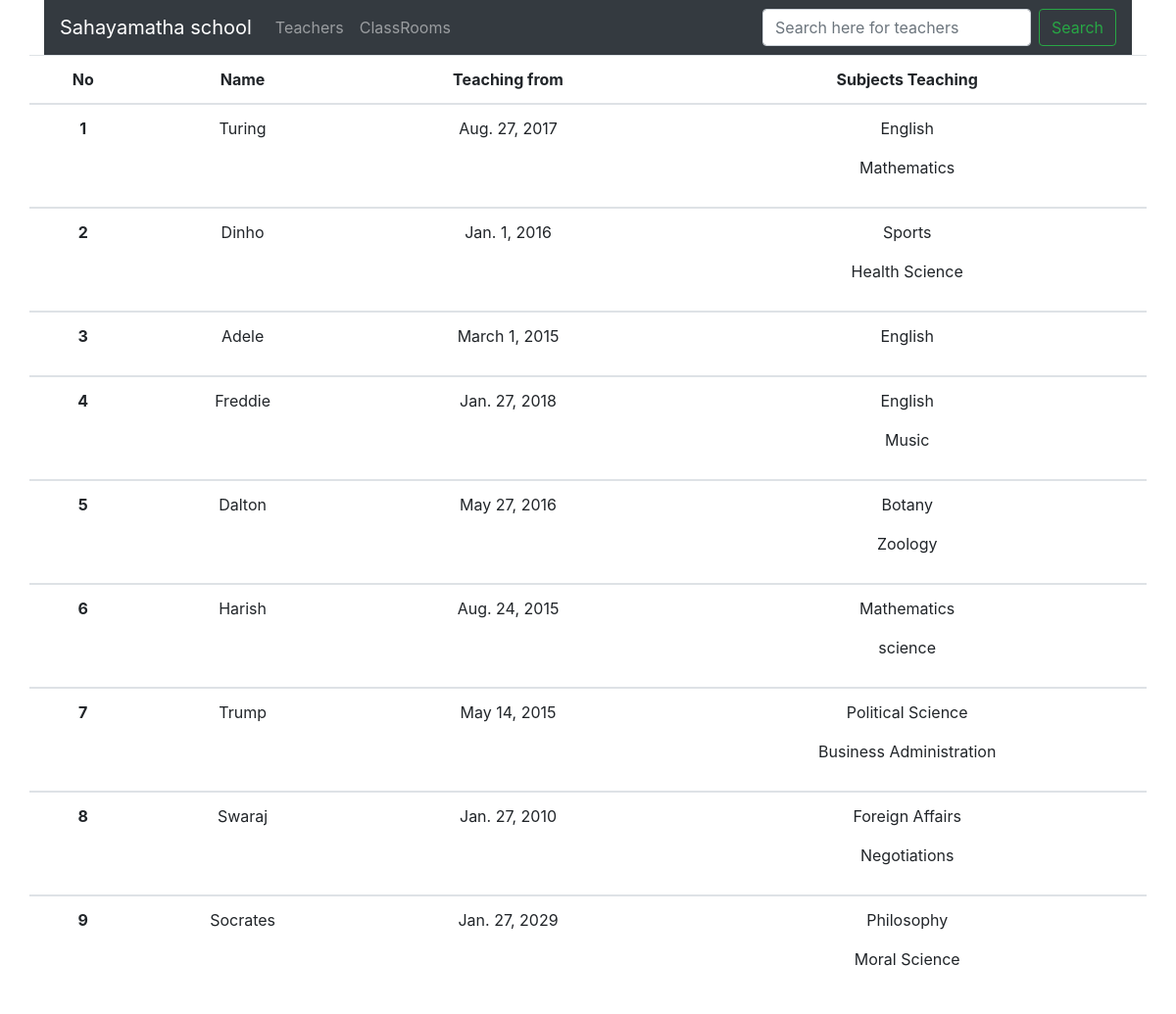
Page /teacher/list/ on the committed database.
### teachers/models.py (models this page shows, shortened)
class Teacher(models.Model):
    name = models.CharField(max_length=255)
    doj = models.DateField()
    subjects = models.ManyToManyField(Subject, related_name='teachers')
    salary = models.IntegerField()
    takes_web_lecture = models.BooleanField(default=False)

### subjects/models.py (models this page shows, shortened)
class Subject(models.Model):
    name = models.CharField(max_length=255, unique=True)
    chapters = models.IntegerField()
    total_duration = models.IntegerField()
    per_class_duration = models.IntegerField(
        default=30,
        validators=[MaxValueValidator(120), MinValueValidator(30)]
    )
    classroom = models.ForeignKey(ClassRoom, on_delete=models.DO_NOTHING, related_name='subjects')

### teachers/views.py (the view)
# urls.py: path('list/', TeacherList.as_view(), name='list'),
class TeacherList(TemplateView):
    template_name = 'teachers/teachers.html'
    def get_context_data(self, **kwargs):
        context = super().get_context_data(**kwargs)
        teacher_list = list(self.class_room_data())
        context['teacher_list'] = teacher_list
        return context
    def class_room_data(self):
        queryset = Subject.objects.only('name')
        teachers = Teacher.objects.prefetch_related(
            Prefetch('subjects', queryset=queryset, to_attr='subject_list')
        )
        return teachers

### teachers/templates/teachers/teachers.html
{%extends 'base.html'%}
{%block body_block%}
    <div class="row ">
        {% include 'teachers/snippets/table.html' with object_list=teacher_list%}
    </div>
{%endblock%}

### teachers/templates/teachers/snippets/table.html
<table class="table">
  <thead>
    <tr>
      <th scope="col" class="text-center">No</th>
      <th scope="col" class="text-center">Name</th>
      <th scope="col" class="text-center">Teaching from </th>
      <th scope="col" class="text-center">Subjects Teaching</th>
    </tr>
  </thead>
  {%for teacher in teacher_list%}
  <tbody>
    <tr>
      <th scope="row" class="text-center">{{forloop.counter}}</th>
      <td class="text-center">{{teacher.name}}</td>
      <td class="text-center">{{teacher.doj}}</td>
      <td class="text-center">
        {% for subject in teacher.subject_list%}
        <p>{{subject.name}}</p>
        {%endfor%}
      </td>
    </tr>
  </tbody>
  {%endfor%}
</table>

### rows in the picture
Teacher: name "Turing", doj "Aug. 27, 2017"
Subject: name "English"
Subject: name "Mathematics"
Teacher: name "Dinho", doj "Jan. 1, 2016"
Subject: name "Sports"
Subject: name "Health Science"
Teacher: name "Adele", doj "March 1, 2015"
Teacher: name "Freddie", doj "Jan. 27, 2018"
Subject: name "Music"
Teacher: name "Dalton", doj "May 27, 2016"
Subject: name "Botany"
Subject: name "Zoology"
Teacher: name "Harish", doj "Aug. 24, 2015"
Subject: name "science"
Teacher: name "Trump", doj "May 14, 2015"
Subject: name "Political Science"
Subject: name "Business Administration"
Teacher: name "Swaraj", doj "Jan. 27, 2010"
Subject: name "Foreign Affairs"
Subject: name "Negotiations"
Teacher: name "Socrates", doj "Jan. 27, 2029"
Subject: name "Philosophy"
Subject: name "Moral Science"
